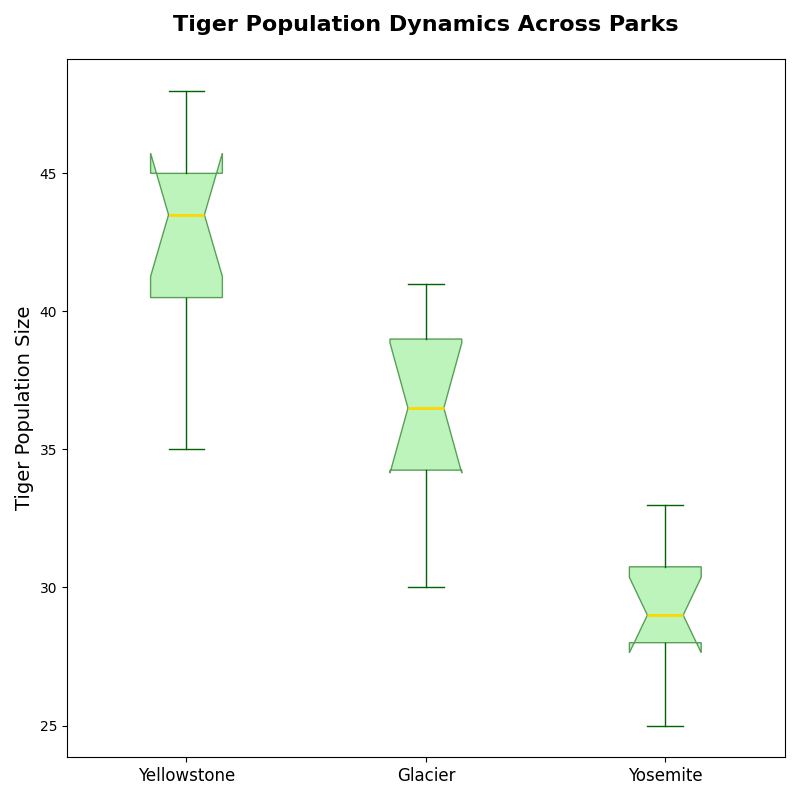

Here is the Python script that generated this plot:
import matplotlib.pyplot as plt

# Multiple groups of data
populations_yellowstone = [35, 40, 45, 42, 38, 44, 47, 48, 43, 45]
populations_glacier = [30, 33, 37, 39, 35, 36, 40, 41, 39, 34]
populations_yosemite = [25, 28, 29, 31, 30, 27, 33, 32, 29, 28]

plt.figure(figsize=(8, 8))
plt.boxplot([populations_yellowstone, populations_glacier, populations_yosemite], vert=True, patch_artist=True, notch=True,
            boxprops=dict(facecolor='lightgreen', color='darkgreen', alpha=0.6),
            capprops=dict(color='darkgreen'),
            whiskerprops=dict(color='darkgreen'),
            flierprops=dict(marker='o', color='red', alpha=0.5),
            medianprops=dict(color='gold', linewidth=2))

plt.ylabel('Tiger Population Size', fontsize=14)
plt.xticks([1, 2, 3], ['Yellowstone', 'Glacier', 'Yosemite'], fontsize=12)
plt.title('Tiger Population Dynamics Across Parks', fontsize=16, weight='bold', pad=20)

plt.tight_layout()

plt.show()
